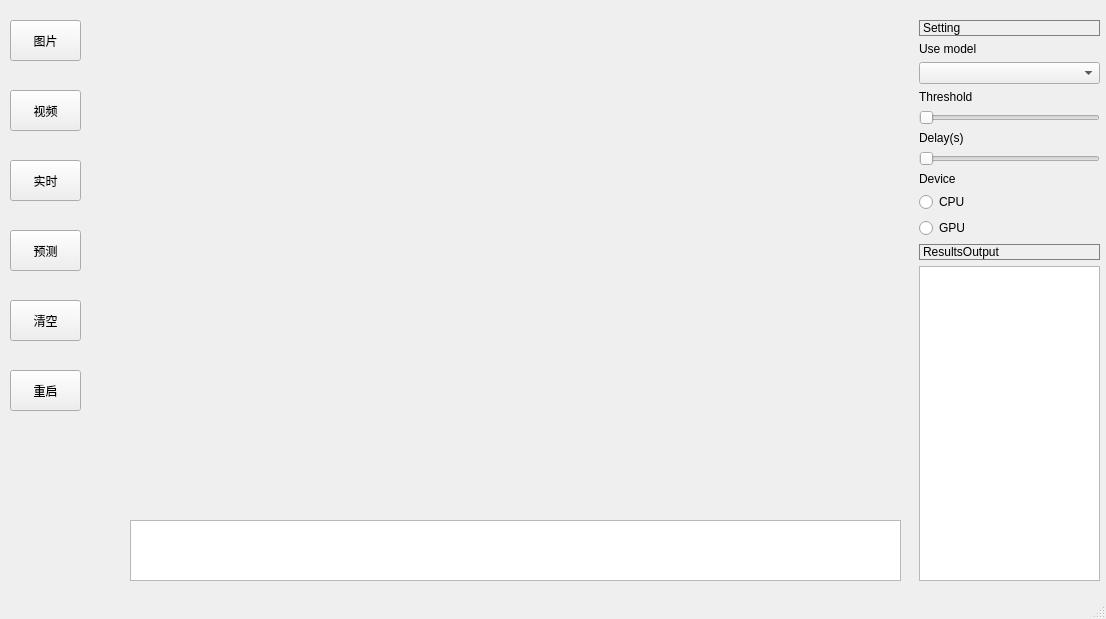
<?xml version="1.0" encoding="UTF-8"?>
<ui version="4.0">
 <class>MainWindow</class>
 <widget class="QMainWindow" name="MainWindow">
  <property name="geometry">
   <rect>
    <x>0</x>
    <y>0</y>
    <width>1106</width>
    <height>619</height>
   </rect>
  </property>
  <property name="windowTitle">
   <string>基于龙芯平台的图像分类系统</string>
  </property>
  <property name="windowIcon">
   <iconset resource="needs.qrc">
    <normaloff>:/images/images/title_icon.png</normaloff>:/images/images/title_icon.png</iconset>
  </property>
  <widget class="QWidget" name="centralwidget">
   <widget class="QPushButton" name="uploadImgBtn">
    <property name="geometry">
     <rect>
      <x>10</x>
      <y>20</y>
      <width>71</width>
      <height>41</height>
     </rect>
    </property>
    <property name="text">
     <string>图片</string>
    </property>
   </widget>
   <widget class="QPushButton" name="capBtn">
    <property name="geometry">
     <rect>
      <x>10</x>
      <y>160</y>
      <width>71</width>
      <height>41</height>
     </rect>
    </property>
    <property name="text">
     <string>实时</string>
    </property>
   </widget>
   <widget class="QPushButton" name="predictBtn">
    <property name="geometry">
     <rect>
      <x>10</x>
      <y>230</y>
      <width>71</width>
      <height>41</height>
     </rect>
    </property>
    <property name="text">
     <string>预测</string>
    </property>
   </widget>
   <widget class="QTextEdit" name="logText">
    <property name="geometry">
     <rect>
      <x>130</x>
      <y>520</y>
      <width>771</width>
      <height>61</height>
     </rect>
    </property>
   </widget>
   <widget class="QPushButton" name="clearBtn">
    <property name="geometry">
     <rect>
      <x>10</x>
      <y>300</y>
      <width>71</width>
      <height>41</height>
     </rect>
    </property>
    <property name="text">
     <string>清空</string>
    </property>
   </widget>
   <widget class="QPushButton" name="uploadVideoBtn">
    <property name="geometry">
     <rect>
      <x>10</x>
      <y>90</y>
      <width>71</width>
      <height>41</height>
     </rect>
    </property>
    <property name="text">
     <string>视频</string>
    </property>
   </widget>
   <widget class="QPushButton" name="restartBtn">
    <property name="geometry">
     <rect>
      <x>10</x>
      <y>370</y>
      <width>71</width>
      <height>41</height>
     </rect>
    </property>
    <property name="text">
     <string>重启</string>
    </property>
   </widget>
   <widget class="QWidget" name="verticalLayoutWidget">
    <property name="geometry">
     <rect>
      <x>919</x>
      <y>20</y>
      <width>181</width>
      <height>561</height>
     </rect>
    </property>
    <layout class="QVBoxLayout" name="verticalLayout">
     <item>
      <widget class="QLabel" name="label_3">
       <property name="styleSheet">
        <string notr="true">border: 1px solid gray;</string>
       </property>
       <property name="text">
        <string>Setting</string>
       </property>
      </widget>
     </item>
     <item>
      <widget class="QLabel" name="label_5">
       <property name="text">
        <string>Use model</string>
       </property>
      </widget>
     </item>
     <item>
      <widget class="QComboBox" name="modelCbox"/>
     </item>
     <item>
      <widget class="QLabel" name="label">
       <property name="text">
        <string>Threshold</string>
       </property>
      </widget>
     </item>
     <item>
      <widget class="QSlider" name="thresholdSlider">
       <property name="orientation">
        <enum>Qt::Horizontal</enum>
       </property>
      </widget>
     </item>
     <item>
      <widget class="QLabel" name="label_2">
       <property name="text">
        <string>Delay(s)</string>
       </property>
      </widget>
     </item>
     <item>
      <widget class="QSlider" name="delaySlider">
       <property name="orientation">
        <enum>Qt::Horizontal</enum>
       </property>
      </widget>
     </item>
     <item>
      <widget class="QLabel" name="label_6">
       <property name="text">
        <string>Device</string>
       </property>
      </widget>
     </item>
     <item>
      <widget class="QRadioButton" name="CpuradioButton">
       <property name="text">
        <string>CPU</string>
       </property>
      </widget>
     </item>
     <item>
      <widget class="QRadioButton" name="GpuradioButton">
       <property name="text">
        <string>GPU</string>
       </property>
      </widget>
     </item>
     <item>
      <widget class="QLabel" name="label_4">
       <property name="styleSheet">
        <string notr="true">border: 1px solid gray;</string>
       </property>
       <property name="text">
        <string>ResultsOutput</string>
       </property>
      </widget>
     </item>
     <item>
      <widget class="QPlainTextEdit" name="outText"/>
     </item>
    </layout>
   </widget>
   <widget class="QWidget" name="layoutWidget">
    <property name="geometry">
     <rect>
      <x>130</x>
      <y>20</y>
      <width>771</width>
      <height>491</height>
     </rect>
    </property>
    <layout class="QHBoxLayout" name="horizontalLayout">
     <item>
      <widget class="QLabel" name="oriLabel">
       <property name="text">
        <string/>
       </property>
      </widget>
     </item>
     <item>
      <widget class="QLabel" name="preLabel">
       <property name="text">
        <string/>
       </property>
      </widget>
     </item>
    </layout>
   </widget>
  </widget>
  <widget class="QStatusBar" name="statusbar"/>
  <action name="actionopen">
   <property name="text">
    <string>open image</string>
   </property>
  </action>
  <action name="actionopen_video">
   <property name="text">
    <string>open video</string>
   </property>
  </action>
  <action name="actionopen_capture">
   <property name="text">
    <string>open capture</string>
   </property>
  </action>
  <action name="actionpredict">
   <property name="text">
    <string>predict</string>
   </property>
  </action>
  <action name="actionclear">
   <property name="text">
    <string>clear</string>
   </property>
  </action>
 </widget>
 <resources>
  <include location="needs.qrc"/>
 </resources>
 <connections/>
</ui>
